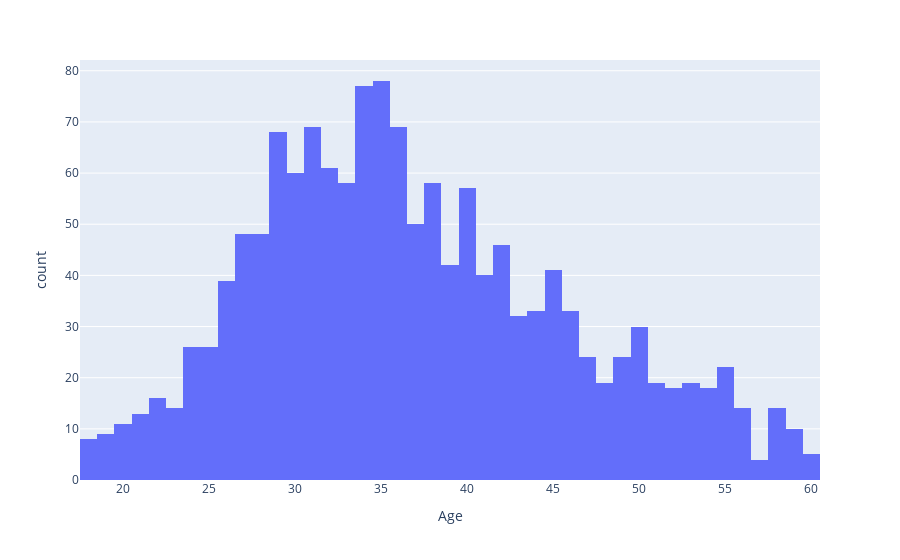

Notebook code cell kept with this figure:
### Markdown cell above
**And these columns are numeric.**

### Code cell
df = px.data.tips()
fig = px.histogram(employee_data, x='Age')
fig.show()

### Figure 1 — Plotly figure (JSON) as saved in the notebook; plotly's stock layout.template omitted (floating-point values rounded to 4 significant figures; data arrays with more than 128 entries replaced by an {"elided": "..."} marker saying what was removed)
{"data": [{"alignmentgroup": "True", "bingroup": "x", "hovertemplate": "Age=%{x}<br>count=%{y}<extra></extra>", "legendgroup": "", "marker": {"color": "#636efa", "pattern": {"shape": ""}}, "name": "", "offsetgroup": "", "orientation": "v", "showlegend": false, "type": "histogram", "x": {"elided": "1470 int values"}, "xaxis": "x", "yaxis": "y"}], "layout": {"barmode": "relative", "legend": {"tracegroupgap": 0}, "margin": {"t": 60}, "xaxis": {"anchor": "y", "domain": [0, 1], "title": {"text": "Age"}}, "yaxis": {"anchor": "x", "domain": [0, 1], "title": {"text": "count"}}}}
